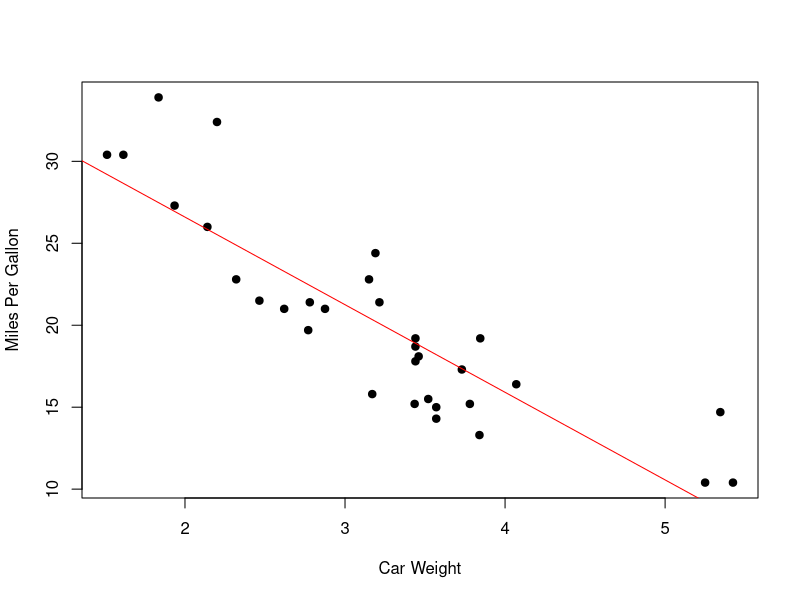

Recreate this plot in R.
## ---- chunk 1
data("mtcars")
summary(mtcars[,1:4])
plot(mtcars$wt, mtcars$mpg, xlab = "Car Weight", ylab = "Miles Per Gallon", pch = 19)
abline(lm(mpg ~ wt, data = mtcars), col = "red")
